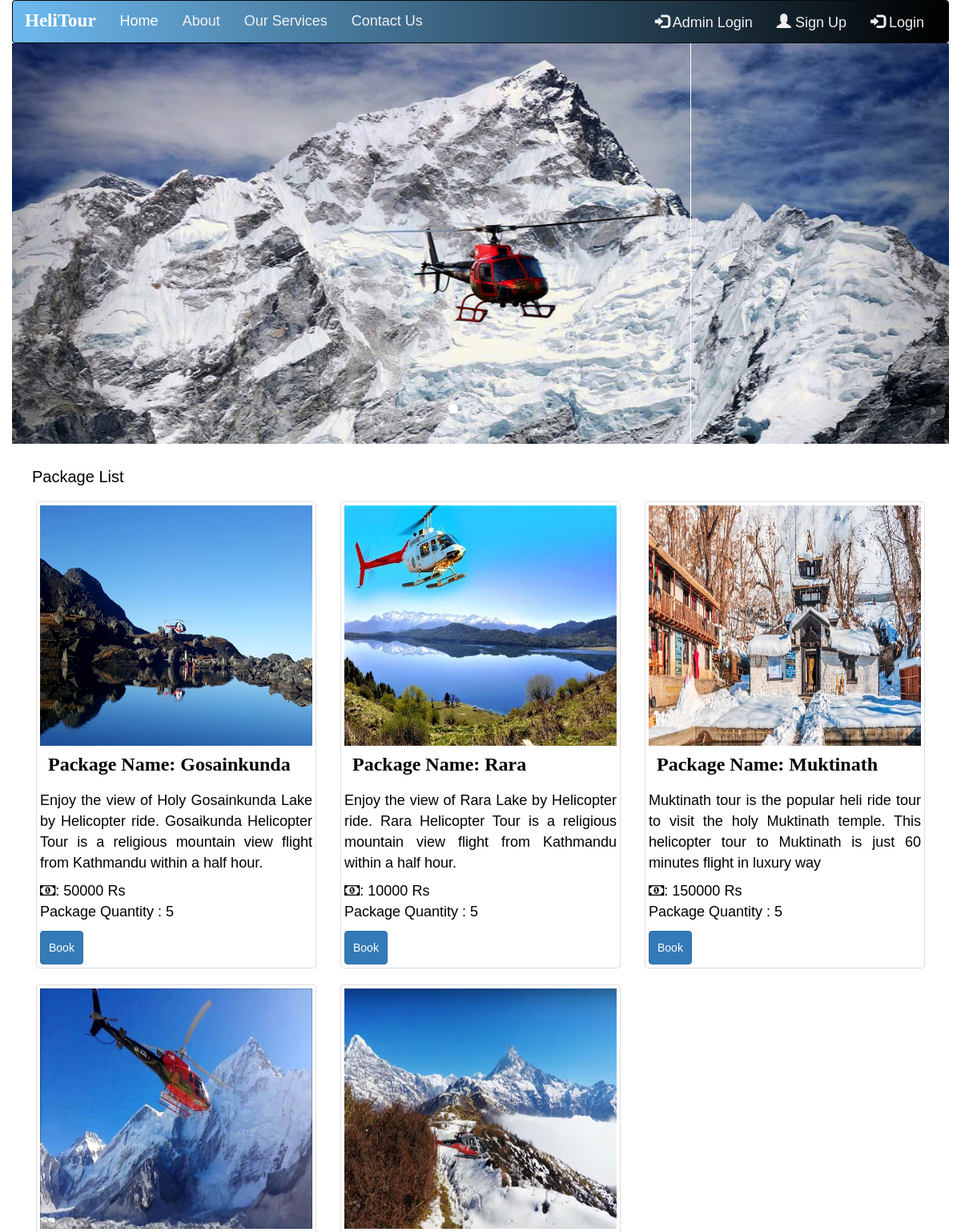
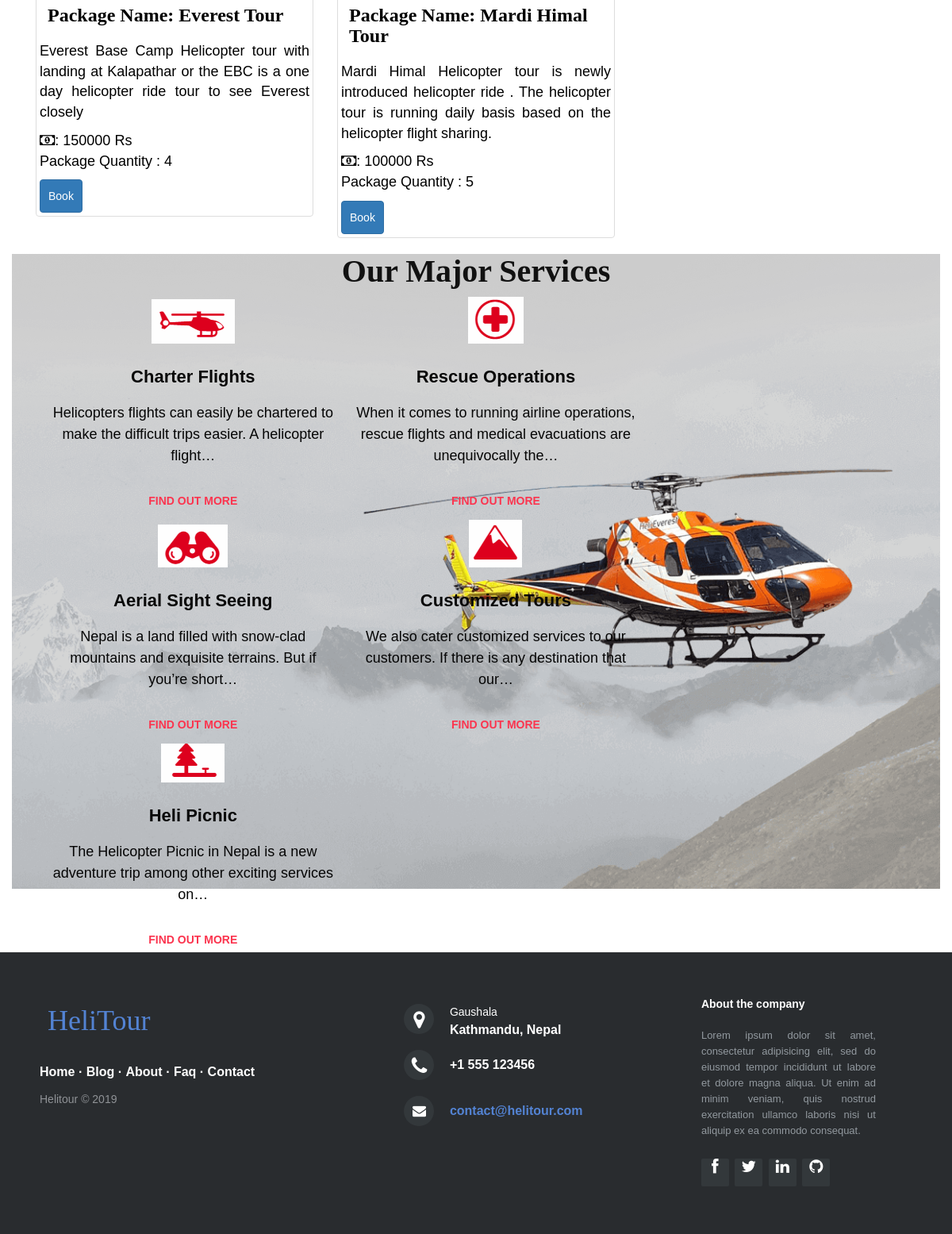
The page / on the database its author committed (2 pictures, top to bottom).
### tables this page shows
CREATE TABLE `package` (
  `package_id` int(11) NOT NULL,
  `package_name` varchar(100) NOT NULL,
  `price` double NOT NULL,
  `quantity` int(11) NOT NULL,
  `image` varchar(50) NOT NULL,
  `description` text NOT NULL
);

### index.php (the view, shortened to what this page needs)
<div class="container-fluid">
<?php include_once('include/header.php'); ?>
<?php include_once('include/slider.php'); ?>
<div class="container-fluid">
<h3>Package List</h3>
<div class="main">
    <?php
        include('connection/db.php');
        $query=mysqli_query($conn,"select * from package");
        while($row=mysqli_fetch_array($query)){
          ?>
         <div class="col-md-4">
    <div class="thumbnail">
      <a href="img/<?php echo $row['image'];?>">
        <img src="img/<?php echo $row['image'];?>" alt="place" style="height:300px;"></a>
        <h2 class="title" style="padding:10px;"><b>
    Package Name: <?php echo $row['package_name'];?></b>
    </h2>
        <div class="paragraph">
          <p><?php echo $row['description'];?></p>
        </div>
        <div class="cost"><i class="fa fa-money" aria-hidden="true"></i>: <span id="cost"><?php echo $row['price'];?></span> <span id="nepali">Rs</span> </div>
        <p class="paragraph">Package Quantity : <?php echo $row['quantity'];?></p>
    <div class="button1">
    <a href="login.php" ><button class="btn btn-primary" style="padding:10px;">Book</button></a>
        </div>
    </div>
  </div>
      <?php  } ?>
      </div>
      </div>
      <div class="services">
<section >
<h2 class="section-title">Our Major Services</h2>
<ul class="services-list three-col">
<li>
<img src="images/heli.png">
<h3>Charter Flights</h3>
<p>Helicopters flights can easily be chartered to make the difficult trips easier. A helicopter flight&hellip;</p>
<a href="services.php" class="link">Find Out More</a>
</li>
<li>
<img src="images/aid.png">
<h3>Rescue Operations</h3>
<p>When it comes to running airline operations, rescue flights and medical evacuations are unequivocally the&hellip;</p>
<a href="services.php" class="link">Find Out More</a>
</li>
<li>
<img src="images/aerial.png">
<h3>Aerial Sight Seeing</h3>
<p>Nepal is a land filled with snow-clad mountains and exquisite terrains. But if you’re short&hellip;</p>
<a href="services.php" class="link">Find Out More</a>
</li>
<li>
<img src="images/customize.png">
<h3>Customized Tours</h3>
<p>We also cater customized services to our customers. If there is any destination that our&hellip;</p>
<a href="services.php" class="link">Find Out More</a>
</li>
<li>
<img src="images/picnic.png">
<h3>Heli Picnic</h3>
<p>The Helicopter Picnic in Nepal is a new adventure trip among other exciting services on&hellip;</p>
<a href="services.php" class="link">Find Out More</a>
</li>
</ul>
</div>
        </div>
<?php include_once('include/footer.php'); ?>

### include/header.php (shortened to what this page needs)
<head>
    <link rel="stylesheet" href="css/bootstrap.min.css" >
    <link rel="stylesheet" type="text/css" href="fonts/font-awesome.css">
    <link rel="stylesheet" type="text/css" href="css/style.css">
</head>
<body>
 <nav class="navbar navbar-inverse">
  <div class="container-fluid">
    <div class="navbar-header">
      <a class="navbar-brand" href="index.php"><font face="papyrus">HeliTour</font></a>
    </div>
    <div class="collapse navbar-collapse" id="myNavbar">
      <ul class="nav navbar-nav">
        <li class="active"><a href="index.php">Home</a></li>
        <li>
                    <a href="about.php">About</a>
                </li>
                <li>
                    <a href="services.php">Our Services</a>
                </li>
                <li>
                    <a href="contact.php">Contact Us</a>
                </li>
      </ul>
      <ul class="nav navbar-nav navbar-right">
        <li>
                    <a href="adminlogin.php"><span class="glyphicon glyphicon-log-in"></span> Admin Login</a>
                </li>
        <li><a href="register.php"><span class="glyphicon glyphicon-user"></span> Sign Up</a></li>
        <li><a href="login.php"><span class="glyphicon glyphicon-log-in"></span> Login</a></li>
      </ul>
    </div>
  </div>
</nav>

### include/slider.php (shortened to what this page needs)
     <div id="myslider" class="carousel slide" data-ride="carousel">
    <ol class="carousel-indicators">
      <li data-target="#myslider" data-slide-to="0" class="active"></li>
      <li data-target="#myslider" data-slide-to="1"></li>
      <li data-target="#myslider" data-slide-to="2"></li>
  <li data-target="#myslider" data-slide-to="3"></li>
  <li data-target="#myslider" data-slide-to="4"></li>
    </ol>
    <div class="carousel-inner" role="listbox">
      <div class="item active" >
        <img src="images/eve.jpg" alt="screen" >
      </div>
      </div>
<a class="left carousel-control" href="#myslider " role="button" data-slide="prev">
      <span class="carousel-control icon-prev" aria-hidden="true"></span>
    </a>
    <a class="right carousel-control" href="#myslider" role="button" data-slide="next">
      <span class="carousel-control icon-next" aria-hidden="true"></span>
    </a>
 </div>

### include/footer.php
<footer class="footer-distributed">
        <div class="footer-left">
        <h3><span>HeliTour</span></h3>
        <p class="footer-links">
        <a href="#">Home</a>
    ·
        <a href="#">Blog</a>
    ·
        <a href="#">About</a>
    ·
        <a href="#">Faq</a>
    ·
        <a href="#">Contact</a>
        </p>
        <p class="footer-company-name">Helitour &copy; 2019</p>
        </div>
        <div class="footer-center">
        <div>
        <i class="fa fa-map-marker"></i>
        <p><span>Gaushala</span> Kathmandu, Nepal</p>
        </div>
        <div>
        <i class="fa fa-phone"></i>
        <p>+1 555 123456</p>
        </div>
        <div>
        <i class="fa fa-envelope"></i>
        <p><a href="mailto:support@company.com">contact@helitour.com</a></p>
        </div>
        </div>
        <div class="footer-right">
        <p class="footer-company-about">
        <span>About the company</span>
    Lorem ipsum dolor sit amet, consectetur adipisicing elit, sed do eiusmod
    tempor incididunt ut labore et dolore magna aliqua. Ut enim ad minim veniam,
    quis nostrud exercitation ullamco laboris nisi ut aliquip ex ea commodo
    consequat.
        </p>
        <div class="footer-icons">
        <a href="#"><i class="fa fa-facebook"></i></a>
        <a href="#"><i class="fa fa-twitter"></i></a>
        <a href="#"><i class="fa fa-linkedin"></i></a>
        <a href="#"><i class="fa fa-github"></i></a>
        </div>
        </div>
        </footer>

### css/style.css (style rules this page uses)
.navbar { width: 100%; background-color: #555; overflow: auto; background-image:linear-gradient(to right,#6db9ef,#000); margin-bottom: 0px !important; }
ul.navbar-nav li a { color: white; }
.navbar ul.nav>li>a { color: #f0f0f0; }
.navbar a.navbar-brand { font-size: 23px; font-weight: bold; color: white; }
@media (min-width:767px) { .carousel-inner > .item > img { min-width: 100%!important; height: 500px !important; } }
footer { bottom: 0; }
.footer-distributed { background-color: #292c2f; box-shadow: 0 1px 1px 0 rgba(0, 0, 0, 0.12); box-sizing: border-box; width: 100%; text-align: left; font: bold 16px sans-serif; padding: 55px 50px; margin-top: 80px; }
.footer-distributed .footer-left, .footer-distributed .footer-center, .footer-distributed .footer-right { display: inline-block; vertical-align: top; }
.footer-distributed .footer-left { width: 40%; }
.footer-distributed h3 { color: #ffffff; font: normal 36px 'Cookie', cursive; margin: 0; }
.footer-distributed h3 span { color: #5383d3; }
.footer-distributed .footer-links { color: #ffffff; margin: 20px 0 12px; padding: 0; }
.footer-distributed .footer-links a { display:inline-block; line-height: 1.8; text-decoration: none; color: inherit; }
.footer-distributed .footer-company-name { color: #8f9296; font-size: 14px; font-weight: normal; margin: 0; }
.footer-distributed .footer-center { width: 35%; }
.footer-distributed .footer-center i { background-color: #33383b; color: #ffffff; font-size: 25px; width: 38px; height: 38px; border-radius: 50%; text-align: center; line-height: 42px; margin: 10px 15px; vertical-align: middle; }
.footer-distributed .footer-center i.fa-envelope { font-size: 17px; line-height: 38px; }
.footer-distributed .footer-center p { display: inline-block; color: #ffffff; vertical-align: middle; margin:0; }
.footer-distributed .footer-center p span { display:block; font-weight: normal; font-size:14px; line-height:2; }
.footer-distributed .footer-center p a { color: #5383d3; text-decoration: none;; }
.footer-distributed .footer-right { width: 20%; }
.footer-distributed .footer-company-about { line-height: 20px; color: #92999f; font-size: 13px; font-weight: normal; margin: 0; }
.footer-distributed .footer-company-about span { display: block; color: #ffffff; font-size: 14px; font-weight: bold; margin-bottom: 20px; }
.footer-distributed .footer-icons { margin-top: 25px; }
.footer-distributed .footer-icons a { display: inline-block; width: 35px; height: 35px; cursor: pointer; background-color: #33383b; border-radius: 2px; font-size: 20px; color: #ffffff; text-align: center; line-height: 35px; margin-right: 3px; margin-bottom: 5px; }
h2 { font-size: 24px; margin-top: 0; }
h3 { font-size: 20px; }
h1, h2, h3, h4 { font-family: 'Bree Serif', serif; }
body { font-family: 'Barlow', sans-serif; font-size: 18px; line-height: 150%; color: #000; background: #FFF; margin: 0 auto; }
a { text-decoration: none; }
p { text-align: justify; }
.services { background: url("../images/services.png") 100% 100% ; background-repeat: no-repeat; background-size: cover; position: relative; height: 800px; background-color: rgba(0,0,0,0.2); }
.section-title { text-align:center; font-weight:700; font-size:40px; color:rgb(17, 17, 17); }
li { display:inline; color:#111010; text-align: center; opacity: 2; }
.three-col li { display: inline-block; margin: 0 10px; }
@media (min-width: 769px) { .three-col li { width: calc(33.33% - 20px); } }
.services-list li h3 { font-size:22px; font-weight:700; color:rgb(8, 8, 8) }
.services-list li p { color:rgb(5, 5, 5); margin-bottom:20px; text-align: center; }
.services-list li a.link { color:#fb354f; text-transform:uppercase; font-size:14px; font-weight:700; transition:.3s; display:block; padding: 10px; }

### index.php (style rules this page uses)
h3 { padding:10px; font-size:20px; font-family:sans-serif; }

### rows shown on the page
package: image (picture), package_name "Gosainkunda", description "Enjoy the view of Holy Gosainkunda Lake by Helicopter ride. Gosaikunda Helicopter Tour is a religious mountain view flight from Kathmandu within a half hour.", price "50000", quantity "5"
package: image (picture), package_name "Rara", description "Enjoy the view of Rara Lake by Helicopter ride. Rara Helicopter Tour is a religious mountain view flight from Kathmandu within a half hour.", price "10000", quantity "5"
package: image (picture), package_name "Muktinath", description "Muktinath tour is the popular heli ride tour to visit the holy Muktinath temple. This helicopter tour to Muktinath is just 60 minutes flight in luxury way", price "150000", quantity "5"
package: image (picture), package_name "Everest Tour", description "Everest Base Camp Helicopter tour with landing at Kalapathar or the EBC is a one day helicopter ride tour to see Everest closely", price "150000", quantity "4"
package: image (picture), package_name "Mardi Himal Tour", description "Mardi Himal Helicopter tour is newly introduced helicopter ride . The helicopter tour is running daily basis based on the helicopter flight sharing.", price "100000", quantity "5"
